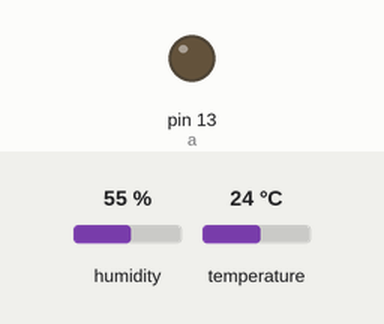
Simulated run of this sketch. Board: Arduino Uno, built with avr-gcc and run on an emulated ATmega328P. Parts: output pins drawn as LEDs (lit = HIGH). The test bench sets the inputs (shaded band); at power-on: temperature 24 °C, humidity 55 %. What the sketch prints to the serial monitor is not drawn.

Above: at 2.8 s.
2.9 s: temperature set to 28 °C
8.9 s: temperature set to 31 °C
At 10.8 s:
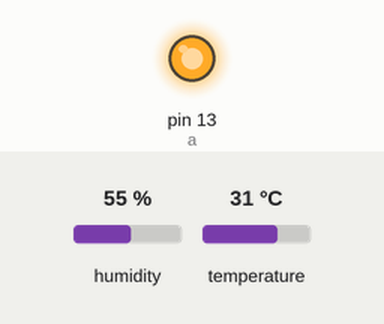
11.6 s: temperature set to 12 °C
At 13.2 s:
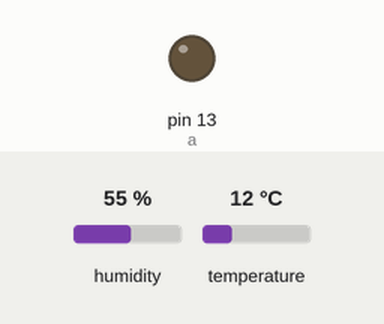
17.6 s: temperature set to 33 °C
At 19.2 s:
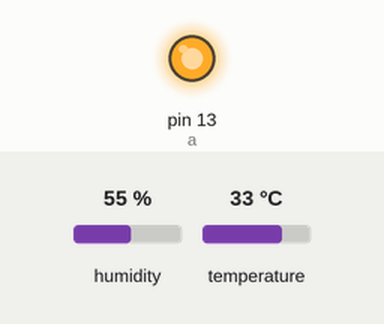
Timing chart, 0 to 20.7 s (numbered marks = the images above; inputs shaded):
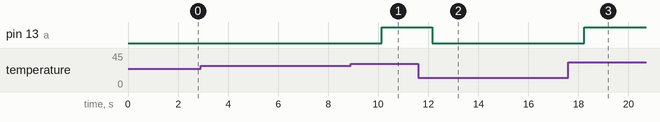

The sketch:

wk6_2.ino
```cpp
#include "DHT.h"  //引入函式庫
#define DHT11PIN 14
#define a 13
DHT dht(DHT11PIN, DHT11); //宣告DHT物件

void setup()
{
  Serial.begin(115200);
  dht.begin();  //DHT物件啟動
  pinMode(a,OUTPUT);
}

void loop()
{
  float humi = dht.readHumidity();  //DHT讀取濕度
  float temp = dht.readTemperature(); //DHT讀取溫度
  if (temp>=30) digitalWrite(13,HIGH);
  else digitalWrite(13,LOW);
  Serial.print("Temperature: ");
  Serial.print(temp);
  Serial.print("ºC ");
  Serial.print("Humidity: ");
  Serial.println(humi);
}
```

Measured:
- the behaviour switches between 29 and 30 °C on temperature (found by bisection; images 0 and 1)
- after the input at 8.9 s, pin 13 (a): LOW → HIGH after 1.2 s
- after the input at 11.6 s, pin 13 (a): HIGH → LOW after 0.56 s
- after the input at 17.6 s, pin 13 (a): LOW → HIGH after 0.63 s
